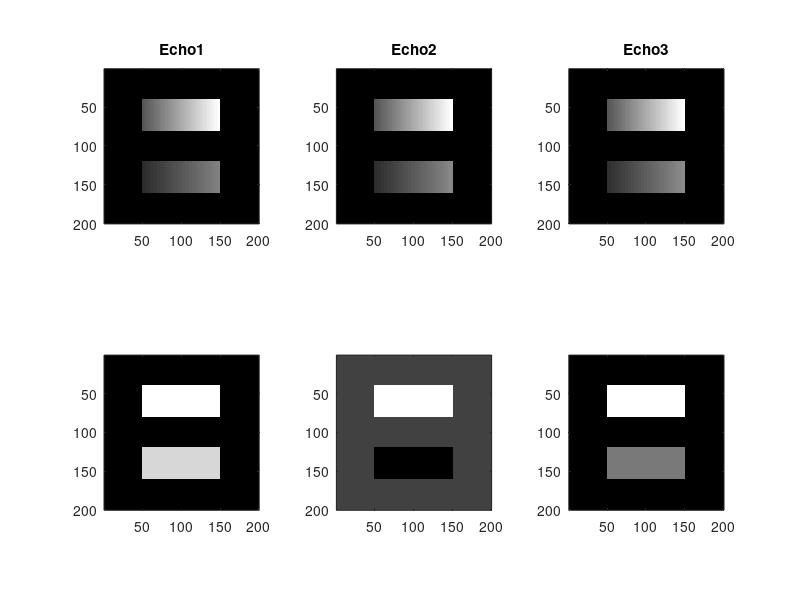

Source code (MATLAB):
%%% This script is to generate a synthetic FLASH sequence image %%%
% AUTHOR : Kylian HALIOT, PhD - 18/12/2017

disp('--> GENERATE_SYNTHETIC_FLASH_IMAGES');
    disp('    :: Initialization');
    %% Initialization of the variables
    % ---------- Matrix ---------- %
    encX   = 200;
    encY   = 200;
    encZ   = 1;
    ne     = 3;

    synFLASH = zeros(encX, encY, encZ, ne);

    % --------- Sequence ---------- %
    TR     = 100  / 1000;   % ms
    T1     = 2500 / 1000;   % ms
    FA     = (acos(exp(-TR/T1))*180)/pi;  % °
    TE     = 2.8  / 1000;   % ms
    ES     = 3.15  / 1000;   % ms

    if(ne > 1)
        for i = 2:ne
            TE(i) = TE(i-1) + ES;
        end
    end

    T2e_W  = 50  / 1000;    % ms
    T2e_F  = 110 / 1000;    % ms

    S0_W   = 100;           % scaling factor for water signal
    S0_F   = 50 ;           % scaling factor for fat signal

    dF     = 1400;          % Hz

%% Initialization of the FLASH signal equations
    disp('    :: Generation of Water and Fat samples');
    for i = 1:ne
        for z = 1:encZ

            % Water fraction
            for y = floor(encY/4):floor(3*encY/4)
                for x = floor(encX/5):floor(2*encX/5)

                    synFLASH(x,y,z,i) = (S0_W * y * 2) * (((1-exp(-TR / T1)) / (1-cos(FA)*exp(-TR/T1))) * sin(FA)) * exp(-TE(i)/T2e_W);

                end
            end
    
            % Fat fraction
            for y = floor(encY/4):floor(3*encY/4)
                for x = floor(3*encX/5):floor(4*encX/5)

                    synFLASH(x,y,z,i) = (S0_F * y * 2) * (((1-exp(-TR / T1)) / (1-cos(FA)*exp(-TR/T1))) * sin(FA)) * exp(-TE(i)/T2e_F) * exp(1i*2*pi*dF*TE(i));

                end
            end
        end
    end

%% Display
figure('name','Synthetic MRI :: No noise synthetic FLASH image');
for s=1:ne
    subplot(2,ne,s);        imagesc(abs(squeeze(synFLASH(:,:,s))));     axis square;    title(['Echo', num2str(s)]);  
    subplot(2,ne,s+ne);     imagesc(angle(squeeze(synFLASH(:,:,s))));   axis square;
    colormap(gray);
end   

disp('<-- GENERATE_SYNTHETIC_FLASH_IMAGES');